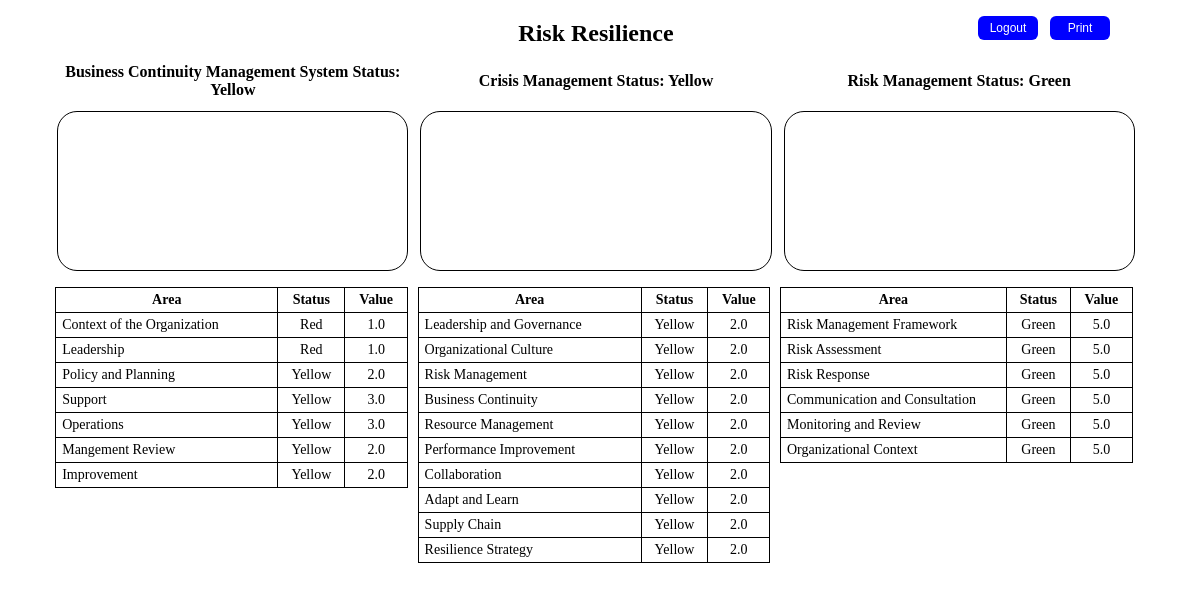
The page /ISO22301/results_overall/ (signed in) on the database as committed earlier.
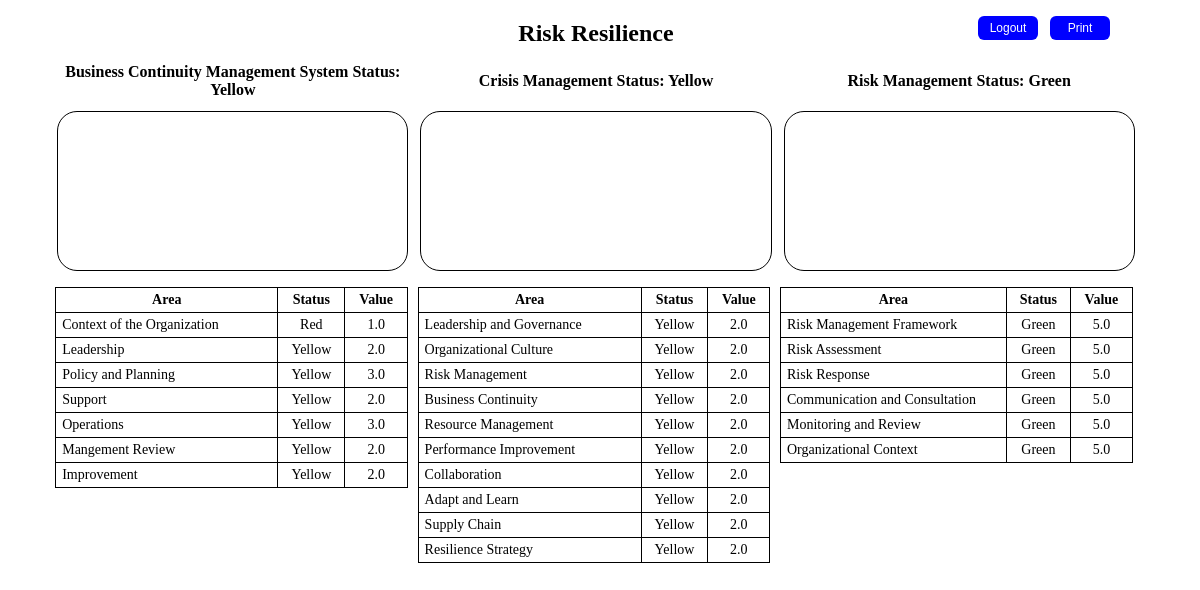
The same page on the database as committed later.
### ISO22301/models.py (models this page shows, shortened)
class Dashboard(models.Model):
    dashboard = models.CharField(max_length=50)
    company = models.CharField(max_length=150, default="None")

class Surveys(models.Model):
    survey = models.CharField(max_length=200)
    context = models.CharField(max_length=400) #identify survey css to use to set fill colors for visisted and results
    color = models.CharField(max_length=400) #set results color
    opacity = models.DecimalField(max_digits=2, decimal_places=1, blank = True) #Uset opacity for fill color for visited or results
    taken = models.IntegerField(blank = True) #Identify if survey taken: 0 = not taken, 1 = taken

class Final_Result(models.Model):
    user_id = models.IntegerField(null = True, blank=False)
    area = models.CharField(max_length=300)
    scores = models.DecimalField(max_digits=2, decimal_places=1)
    max_scores=models.IntegerField(blank = True)
    survey = models.IntegerField(blank = True)
    company = models.CharField(max_length=250, null = True)
    area_id = models.IntegerField(null = True, blank=False)
    overall_color = models.CharField(max_length=20, null = True)
    survey_name = models.CharField(max_length=40, null = True)
    length = models.IntegerField(blank = True)
    respondent = models.CharField(max_length=250, null = True)
    area_color = models.CharField(max_length=20, null = True)

### ISO22301/views.py (the view)
# urls.py: path('results_overall/', views.results_overall, name='results_overall'),
@login_required(login_url='login')
def results_overall(request):
    user_id=request.user.id #get current user to identify data to use
    browsertaball= Final_Result.objects.filter(user_id = user_id).all().values_list('company', flat =  True)
    browsertab = browsertaball[0]
    dashboard_title=list(Dashboard.objects.values_list('dashboard', flat=True))
    dashboard_title=dashboard_title[0]
    survey = Surveys.objects.all() #get all survey names
    survey_results = Final_Result.objects.filter(user_id = user_id).all().order_by('survey') #Get all tle results for a particular user, ordered by survey ascending
    survey_results_survey = survey_results.values_list('survey', flat=True) #Get list of survey to get unique results set to plot
    survey_results_max = list(set(survey_results.values_list('max_scores', flat=True))) #Get max value
    unique_surveys = list(set(survey_results_survey)) #Create list with only unique survey id by removing duplicates and use to create data sets for echarts
    survey=[*survey.values_list('survey',flat=True)] # gets list in format ['value0','value1'...]
    survey_results_area1 = list(survey_results.filter(survey=unique_surveys[0]).values_list('area', flat=True))
    survey_results_area2 = list(survey_results.filter(survey=unique_surveys[1]).values_list('area', flat=True))
    survey_results_area3 = list(survey_results.filter(survey=unique_surveys[2]).values_list('area', flat=True))
    survey_results_scores1 = list(survey_results.filter(survey=unique_surveys[0]).values_list('scores', flat=True))
    survey_results_scores2 = list(survey_results.filter(survey=unique_surveys[1]).values_list('scores', flat=True))
    survey_results_scores3 = list(survey_results.filter(survey=unique_surveys[2]).values_list('scores', flat=True))
    survey_results_colors1 = list(survey_results.filter(survey=unique_surveys[0]).values_list('area_color', flat=True))
    survey_results_colors2 = list(survey_results.filter(survey=unique_surveys[1]).values_list('area_color', flat=True))
    survey_results_colors3 = list(survey_results.filter(survey=unique_surveys[2]).values_list('area_color', flat=True))
    survey_length = []
    length=len(survey_results_area1)
    survey_length.append(length)
    length=len(survey_results_area2)
    survey_length.append(length)
    length=len(survey_results_area3)
    survey_length.append(length)
    outcomecolorvalue1 = list(set(survey_results.filter(survey=unique_surveys[0]).values_list('overall_color', flat=True)))
    outcomecolorvalue2 = list(set(survey_results.filter(survey=unique_surveys[1]).values_list('overall_color', flat=True)))
    outcomecolorvalue3 = list(set(survey_results.filter(survey=unique_surveys[2]).values_list('overall_color', flat=True)))
    outcome_color=outcomecolorvalue1+outcomecolorvalue2+outcomecolorvalue3 # Combine into one list in proper order
    table_header = [('Area', 'Value', 'Status')] # Create header for each table
    results_text1 = [(x, y, z) for x, y, z in zip (survey_results_area1, survey_results_scores1, survey_results_colors1)]
    top=results_text1.pop(0) # Remove first set of values to get list in proper display order
    results_text1.append(top) # Add to end; list will be dispalyed in resed order in HTML Template
    results_text2 = [(x, y, z) for x, y, z in zip (survey_results_area2, survey_results_scores2, survey_results_colors2)]
    top=results_text2.pop(0) # Remove first set of values to get list in proper display order
    results_text2.append(top) # Add to end; list will be dispalyed in resed order in HTML Template
    results_text3 = [(x, y, z) for x, y, z in zip (survey_results_area3, survey_results_scores3, survey_results_colors3)]
    top=results_text3.pop(0) # Remove first set of values to get list in proper display order
    results_text3.append(top) # Add to end; list will be dispalyed in resed order in HTML Template
    analysis_raw= chatgpt_analysis(user_id) #Get analysis results
    print("RAW:", analysis_raw)
    analysis_raw1=analysis_raw.replace("**","")
    analysis_raw2=analysis_raw1.replace("Key Strengths","<strong>Key Strengths: </strong>")
    analysis_raw3=analysis_raw2.replace("Summary of Results","<strong>Overall Results: </strong>")
    analysis_raw4=analysis_raw3.replace("Summary of","")
    analysis=analysis_raw4.replace("Key Weaknesses","<strong>Key Weaknesses: </strong>")
    print(analysis)
    context = {
        'area_name1': survey_results_area1,
        'area_scores1': survey_results_scores1,
        'survey_length': survey_length,
        'survey_max': survey_results_max,
        'area_name2': survey_results_area2,
        'area_scores2': survey_results_scores2,
        'area_name3': survey_results_area3,
        'area_scores3': survey_results_scores3,
        'browsertab': browsertab,
        'dashboard_title': dashboard_title,
        'survey_name': survey,
        'outcome_color':outcome_color,
        'results_text1': results_text1,
        'results_text2': results_text2,
        'results_text3': results_text3,
        'table_header': table_header,
        'analysis': analysis,
        }
    return render(request,'ISO22301/results_overall.html', context)

### ISO22301/views.py (called while the page is built)
def chatgpt_analysis(user_id): #Send data to analyze_results to get ChatGPT analaysis
    results_dict={} #create dictionary of results
    results_dict=Final_Result_Question.objects.filter(user_id = user_id).values_list('area','question', 'scores')
    analysis = analyze_results(results_dict)
    return analysis

def analyze_results(results_dict): # Use Chat GPT to summarize results
    client = openai.OpenAI(api_key=OPENAI_API_KEY)
    prompt = f"provide a two paragraph summary of the results,a two paragraph summary  of key strengths, and a  two paragraph summary summary of key weaknesses  based on ISO survey results where the maximum possible score is 5: Please return your answer with <br></br> bewteen each summary items, bold the title {results_dict}"
    response = client.chat.completions.create(
        model="gpt-4o-mini",  # or "gpt-3.5-turbo"
        messages=[{"role": "user", "content": prompt}],
        max_tokens=2000
    )
    results = response.choices[0].message.content # Get results
    return results

### ISO22301/templates/ISO22301/results_overall.html (shortened to what this page needs)
{% load static %}
<html lang = "en">
<head>
    <link rel="stylesheet" href="{% static 'css/styles.css' %}">
    <form action="{% url 'logout' %}" method="POST">
      <button class='button1' type='submit'>Logout</button>
      </form>
      <button class='button2' onclick="window.print()">Print</button>
    </head>
  <table class = 'container'>
  <tbody>
    <tr>
      <td class = 'nbl' colspan = 3>{{ dashboard_title }}</td>
    </tr>
    <tr>
      <td class = 'nb'>
      {{ survey_name.3}} Status: {{outcome_color.2}}
      </td>
      <td class = 'nb'>
      {{ survey_name.0}} Status: {{outcome_color.0}}
      </td>
      <td class = 'nb'>
      {{ survey_name.1}} Status: {{outcome_color.1}}
      </td>
    </tr>
    <tr>
      <td class = 'drilldown' id='main3' >
      </td>
<td class = 'drilldown' id='main1' >
      </td>
      <td class = 'drilldown' id='main2' >
      </td>
    </tr>
</body>
</table>
<div class="row">
  <div class="column">
<table class = 'final' style ='width:29.4vw'>
        {% for text in table_header %}
        <tr>
        <td class = 'areabold'>
          {{text.0}} </td>
        <td class = 'bold'>{{text.2}}</td>
        <td class = 'bold'>{{text.1}}</td>
        </tr>
        {% endfor %}
        {% for text in results_text3 reversed %}
        <tr>
        <td class = 'area'>
          {{text.0}} </td>
        <td>{{text.2}}</td>
        <td>{{text.1}}</td>
        </tr>
        {% endfor %}
        </table>
</div>
    <div class="column">
      <table class = 'final' style ='width:29.4vw'>
        {% for text in table_header %}
        <tr>
         <td class = 'areabold'>
          {{text.0}} </td>
         <td class = 'bold'>{{text.2}}</td>
         <td class = 'bold'>{{text.1}}</td>
         </tr>
         {% endfor %}
         {% for text in results_text1 reversed %}
         <tr>
          <td class = 'area'>
           {{text.0}} </td>
          <td>{{text.2}}</td>
          <td>{{text.1}}</td>
          </tr>
          {% endfor %}
        </table>
      </div>
      <div class="column">
        <table class = 'final' style ='width:29.4vw'>
          {% for text in table_header %}
          <tr>
           <td class = 'areabold'>
            {{text.0}} </td>
           <td class = 'bold'>{{text.2}}</td>
           <td class = 'bold'>{{text.1}}</td>
           </tr>
           {% endfor %}
           {% for text in results_text2 reversed %}
           <tr>
           <td class = 'area'>{{text.0}} </td>
           <td>{{text.2}}</td>
           <td>{{text.1}}</td>
           </tr>
           {% endfor %}
          </table>
        </div>
    </div>
   <br></br>
  </body>
</html>

### assets/css/styles.css (style rules this page uses)
th, td { border:1px solid black; padding-left: .5vw; padding-right: .5vw; padding-top: .5vh; padding-bottom: .5vh; width: 8vw; height: 1vh; text-align: center; vertical-align: middle; }
table { width: 90vw; margin-bottom: 0px; }
table.final { width: 90vw; margin-bottom: 0px; font-size: 14px; height:20px; border-collapse: collapse; }
form { text-align: center; }
button { position: relative; left: 50vw; transform: translateX(-50%); height: 5vh; width: 10vw; background-color: #4025f4; color: white; margin: 8px 0; border: none; border-radius: 6px; font-size: 1.5vh; cursor: pointer; text-align:center; }
.container { display: flex; flex-direction: row; width:98vw; align-items: top; justify-content: center; margin-bottom: 1vh; border-spacing: 1vw 1vh; }
td.drilldown { width: 28.1vw; height: 20vh; border-radius: 20px; }
td.area { text-align: left; width: 50vw; }
.row { display: flex; justify-content: center; margin-right: 1vw; gap: .8vw; }
td.nb { border: none; font-size: 2vh; font-weight: bold; text-align: center; vertical-align: middle; }
td.nbl { border: none; font-size: 3vh; font-weight: bold; text-align: center; vertical-align: middle; }
td.areabold { text-align: center; width: 50vw; font-weight: bold; }
td.bold { text-align: center; font-weight: bold; }
button.button1 { background:blue; color:white; position: absolute; top: 1vh; left: 84vw; height: 3vh; width: 5vw; font-size: 1.5vh; }
button.button2 { background:blue; color:white; position: absolute; top: 1vh; left: 90vw; height: 3vh; width: 5vw; font-size: 1.5vh; }

Rows that differ between the two databases and show on the page:
changed Final_Result "Leadership": area_color "Red" → "Yellow"; text "1.0" → "2.0"
changed Final_Result "Policy and Planning": text "2.0" → "3.0"
changed Final_Result "Support": text "3.0" → "2.0"
